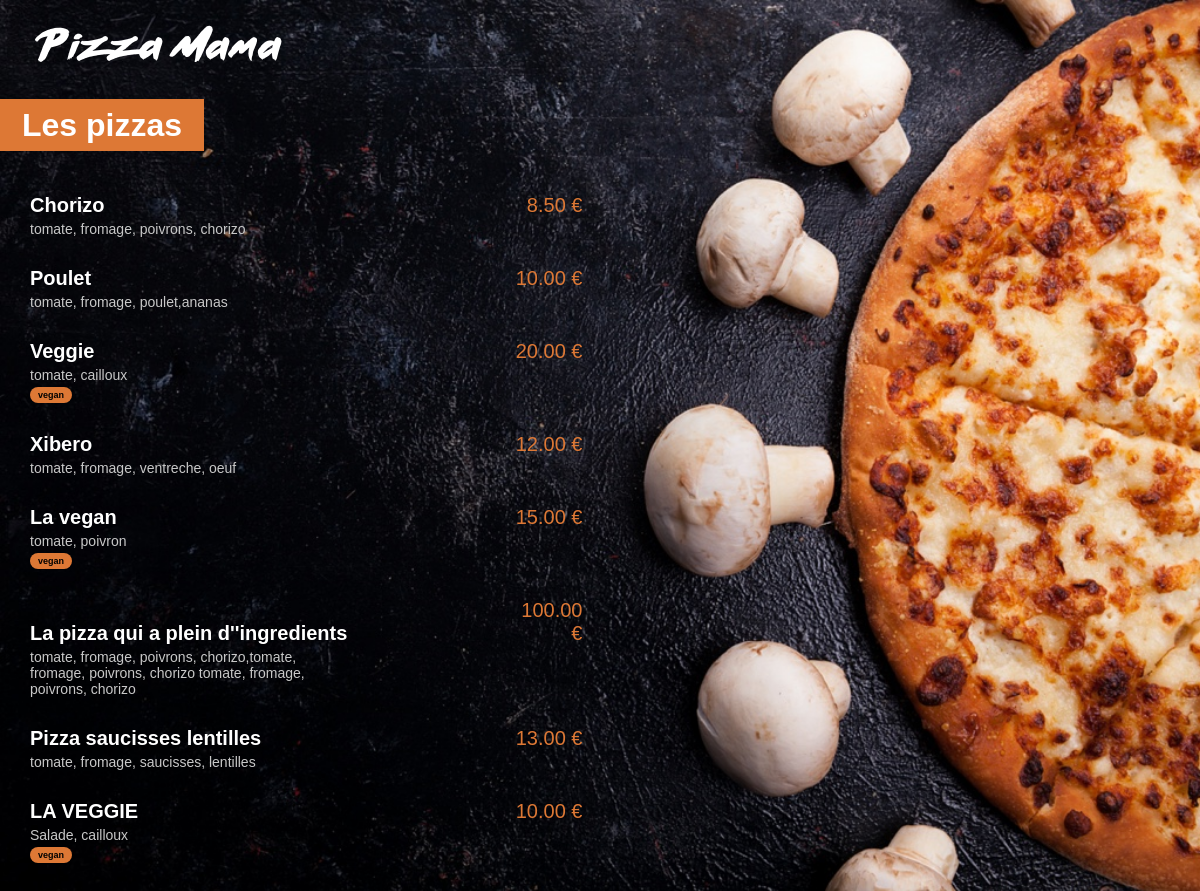
The app's page /menu/ with its own data.
### menu/models.py (models this page shows, shortened)
class Pizza(models.Model):
    name = models.CharField(max_length=200)
    ingredients = models.CharField(max_length=400)
    price = models.FloatField(default=0)
    vegan = models.BooleanField(default=False)

### menu/views.py (the view)
# urls.py: path('', views.index, name="index"),
def index(request):
    pizzas = Pizza.objects.all()
    return render(request, 'menu/index.html', {'my_pizzas_key': pizzas})
    '''pizzas = Pizza.objects.all()
    pizzas_names_and_price = [pizza.name + " : " +
                              str(pizza.price) + " €" for pizza in pizzas]
    pizzas_names_and_Price_str = ", ".join(pizzas_names_and_price)

    return HttpResponse("Nos pizza : " + pizzas_names_and_Price_str)'''

### menu/templates/menu/index.html (shortened to what this page needs)
{% load static %}
<html lang="fr">
<head>
    <link rel="stylesheet" href="{% static 'menu/style.css'%}">
</head>
<body>
    <img src="{% static 'menu/images/small_logo.png'%}" alt="Our logo" id=OurLogo>
    <div class="menuTitle">
        <h1> Les pizzas</h1>
    </div>
    <div class="menu_list">
        {% for pizza in my_pizzas_key %}
        <div class="menu_list_item">
            <span class="pizza_name">{{ pizza.name }} </span>
            <span class="pizza_price">{{ pizza.price | floatformat:2}} €</span>
            <span class="pizza_ingredients">{{ pizza.ingredients }}</span>
            {%if pizza.vegan%}
            <span class="pizza_vegan"> vegan</span>
            {%endif%}
        </div>
        {% endfor %}
    </div>
</body>
</html>

### menu/static/menu/style.css (style rules this page uses)
body { background: url("images/menu_background.jpg")no-repeat; -webkit-background-size: cover; -moz-background-size: cover; -o-background-size: cover; background-size: cover; margin: 0px; font-family: Arial, Helvetica, sans-serif; color: white; }
#OurLogo { margin-top: 25px; margin-left: 35px; }
h1 { background-color: #dd7835; color: white; display: inline; padding: 8px 22px; }
.menuTitle { margin-top: 45px; margin-bottom: 50px; }
.menu_list { margin-left: 30px; }
.menu_list_item { margin: 30px 0px; }
.pizza_name { font-size: 20px; font-weight: 600; width: 470px; display: inline-block; }
.pizza_price { color: #dd7835; margin-left: 8px; font-size: 20px; display: inline-block; width: 70px; text-align: right; }
.pizza_ingredients { color: #c8c8c8; font-size: 14px; margin-top: 4px; display: block; width: 320px; }
.pizza_vegan { color: black; background-color: #dd7835; font-size: 9px; padding: 3px 8px; margin-top: 4px; border-radius: 8px; display: inline-block; font-weight: bold; }

### records on screen
Pizza: name "Chorizo", price "8.50", ingredients "tomate, fromage, poivrons, chorizo"
Pizza: name "Poulet", price "10.00", ingredients "tomate, fromage, poulet,ananas"
Pizza: name "Veggie", price "20.00", ingredients "tomate, cailloux", vegan "vegan"
Pizza: name "Xibero", price "12.00", ingredients "tomate, fromage, ventreche, oeuf"
Pizza: name "La vegan", price "15.00", ingredients "tomate, poivron", vegan "vegan"
Pizza: name "La pizza qui a plein d''ingredients", price "100.00", ingredients "tomate, fromage, poivrons, chorizo,tomate, fromage, poivrons, chorizo tomate, fromage, poivrons, chorizo"
Pizza: name "Pizza saucisses lentilles", price "13.00", ingredients "tomate, fromage, saucisses, lentilles"
Pizza: name "LA VEGGIE", price "10.00", ingredients "Salade, cailloux", vegan "vegan"
